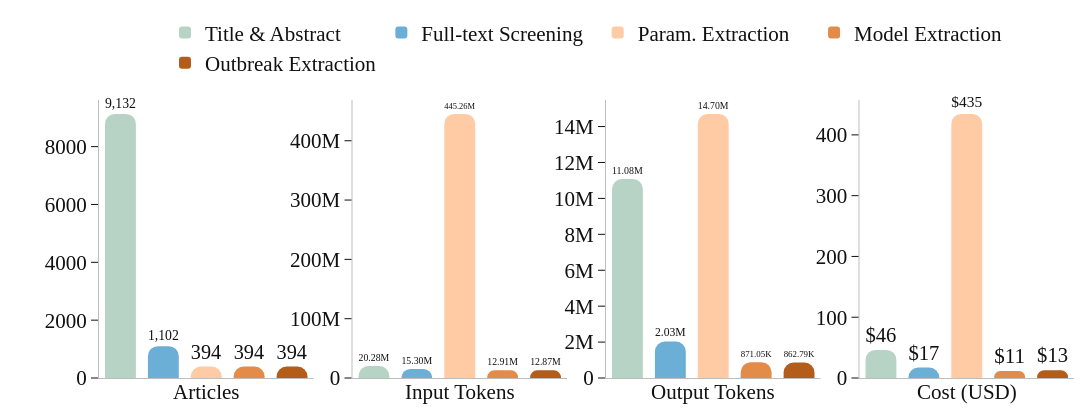

The notebook cell this image was saved under:
### Code cell
import numpy as np
import pandas as pd
import plotly.graph_objects as go
from plotly.subplots import make_subplots

FONT = "Times New Roman, Times, serif"
FONT_SIZE = 21
BG_COLOR = "white"

STAGE_COLORS = {
    "Title & Abstract Screening": "#B7D3C6",
    "Article Screening (AI Conditioned)": "#6BAED6",
    "Parameter Extraction": "#FFCBA4",
    "Model Extraction": "#E38B48",
    "Outbreak Extraction": "#B45C1A",
}
STAGE_SHORT = {
    "Title & Abstract Screening": "Title & Abstract",
    "Article Screening (AI Conditioned)": "Full-text Screening",
    "Parameter Extraction": "Param. Extraction",
    "Model Extraction": "Model Extraction",
    "Outbreak Extraction": "Outbreak Extraction",
}
STAGE_ORDER = [
    "Title & Abstract Screening",
    "Article Screening (AI Conditioned)",
    "Parameter Extraction",
    "Model Extraction",
    "Outbreak Extraction",
]

MODEL_FROM_CSV = {
    "oss": "GPT-OSS-120B (High)",
    "gpt": "GPT-5.2 (High)",
    "deepseek": "DeepSeek-V3.2",
    "kimi": "Kimi-K2.5",
    "glm": "GLM-4.7",
}

PRICE_IN = {"GPT-OSS-120B (High)": 0.039, "GPT-5.2 (High)": 1.75, "DeepSeek-V3.2": 0.28, "Kimi-K2.5": 0.6, "GLM-4.7": 0.6}
PRICE_OUT = {"GPT-OSS-120B (High)": 0.19, "GPT-5.2 (High)": 14.0, "DeepSeek-V3.2": 0.42, "Kimi-K2.5": 3.0, "GLM-4.7": 2.2}

df_tokens_usage = pd.read_csv("../data/agentslr/evals/stats/token_usage.csv")
df_tokens_usage = df_tokens_usage.groupby(["model", "stage"])[["input_tokens", "output_tokens"]].mean().reset_index()

perg_stage_articles = pd.read_csv("../data/agentslr/evals/stats/articles_passed_through_stages_perg.csv")
perg_stage_articles = perg_stage_articles[perg_stage_articles["Pathogen"] == "Average"]

n_ta = int(round(perg_stage_articles["Title & Abstract Screening"].values[0]))
n_ft = int(round(perg_stage_articles["Full-text Screening"].values[0]))
n_de = int(round(perg_stage_articles["Data Extraction"].values[0]))

articles_map = {
    "Title & Abstract Screening": float(n_ta),
    "Article Screening (AI Conditioned)": float(n_ft),
    "Parameter Extraction": float(n_de),
    "Model Extraction": float(n_de),
    "Outbreak Extraction": float(n_de),
}

df = df_tokens_usage.copy()
df["model_full"] = df["model"].map(MODEL_FROM_CSV)
df = df[df["model_full"].notna() & df["stage"].isin(STAGE_ORDER)].copy()

mult = np.array([articles_map[s] for s in df["stage"].values], dtype=float)
df["input_tokens_scaled"] = df["input_tokens"].astype(float) * mult
df["output_tokens_scaled"] = df["output_tokens"].astype(float) * mult
df["cost"] = (df["input_tokens_scaled"] / 1e6) * df["model_full"].map(PRICE_IN).astype(float) + (df["output_tokens_scaled"] / 1e6) * df["model_full"].map(PRICE_OUT).astype(float)

stage_avg = df.groupby("stage", as_index=False).agg(
    input_tokens=("input_tokens_scaled", "mean"),
    output_tokens=("output_tokens_scaled", "mean"),
    cost=("cost", "mean"),
)
stage_avg["articles"] = stage_avg["stage"].map(articles_map).astype(float)

stage_avg["stage"] = pd.Categorical(stage_avg["stage"], categories=STAGE_ORDER, ordered=True)
stage_avg = stage_avg.sort_values("stage")

stages = stage_avg["stage"].astype(str).tolist()
x = [STAGE_SHORT[s] for s in stages]
colors = [STAGE_COLORS[s] for s in stages]

y_articles = stage_avg["articles"].astype(float).values
y_in = stage_avg["input_tokens"].astype(float).values
y_out = stage_avg["output_tokens"].astype(float).values
y_cost = stage_avg["cost"].astype(float).values

def fmt_int(x):
    return f"{int(round(float(x))):,}"

def fmt_tok(x):
    x = float(x)
    if x >= 1e9:
        return f"{x/1e9:.2f}B"
    if x >= 1e6:
        return f"{x/1e6:.2f}M"
    return f"{x/1e3:.2f}K"

def fmt_cost(x):
    x = float(x)
    if x >= 1000:
        return f"${x/1000:.0f}k"
    if x >= 1:
        return f"${x:.0f}"
    if x >= 0.01:
        return f"${x:.2f}"
    return f"${x:.3f}"

fig = make_subplots(
    rows=1,
    cols=4,
    horizontal_spacing=0.04,
    # subplot_titles=("Articles", "Input Tokens", "Output Tokens", "Cost (USD)"),
)

bar_w = 0.72
textpos = "outside"

for i, (title, y, fmt) in enumerate(
    [
        ("Articles", y_articles, fmt_int),
        ("Input Tokens", y_in, fmt_tok),
        ("Output Tokens", y_out, fmt_tok),
        ("Cost (USD)", y_cost, fmt_cost),
    ],
    start=1,
):
    for xi, yi, c, st in zip(x, y, colors, stages):
        fig.add_trace(
            go.Bar(
                x=[xi],
                y=[yi],
                width=bar_w,
                marker=dict(color=c, line=dict(width=0)),
                name=STAGE_SHORT[st],
                showlegend=(i == 1),
                text=[fmt(yi)],
                textposition=textpos,
                cliponaxis=False,
                hoverinfo="skip",
            ),
            row=1,
            col=i,
        )

common_axis = dict(
    showgrid=False,
    zeroline=False,
    showline=True,
    linecolor="#BDBDBD",
    linewidth=1,
)

for c in [1, 2, 3, 4]:
    fig.update_xaxes(showticklabels=False, ticks="", showgrid=False, zeroline=False, showline=True, linecolor="#BDBDBD", linewidth=1, row=1, col=c)
    fig.update_yaxes(
        showgrid=False,
        zeroline=False,
        showline=True,
        linecolor="#BDBDBD",
        linewidth=1,
        ticks="outside",
        ticklen=7,
        tickwidth=1,
        tickcolor="#111111",
        tickfont=dict(family=FONT, size=FONT_SIZE, color="#111111"),
        row=1,
        col=c,
    )

fig.update_yaxes(title_text="", row=1, col=1)
fig.update_yaxes(title_text="", row=1, col=2)
fig.update_yaxes(title_text="", row=1, col=3)
fig.update_yaxes(title_text="", row=1, col=4)

fig.update_annotations(font=dict(family=FONT, size=FONT_SIZE, color="#111111"))

fig.update_layout(
    width=1500,
    height=420,
    margin=dict(t=70, b=42, l=55, r=18),
    font=dict(family=FONT, size=FONT_SIZE, color="#111111"),
    plot_bgcolor=BG_COLOR,
    paper_bgcolor=BG_COLOR,
    barmode="group",
    bargap=0.06,
    bargroupgap=0.02,
    barcornerradius=10,
    legend=dict(
        orientation="h",
        yanchor="bottom",
        y=1.06,
        xanchor="center",
        x=0.5,
        font=dict(family=FONT, size=FONT_SIZE, color="#111111"),
        bgcolor="rgba(255,255,255,0)",
        borderwidth=0,
        itemsizing="constant",
        traceorder="normal",
    ),
)

bottom_titles = ["Articles", "Input Tokens", "Output Tokens", "Cost (USD)"]

for i, title in enumerate(bottom_titles, start=1):
    dom = fig.layout[f"xaxis{i}"].domain
    fig.add_annotation(
        text=title,
        x=(dom[0] + dom[1]) / 2,
        y=-0.10,
        xref="paper",
        yref="paper",
        showarrow=False,
        xanchor="center",
        font=dict(family=FONT, size=FONT_SIZE, color="#111111"),
    )
fig.write_image("../assets/figures/token_articles_cost_by_stage.pdf", scale=1)
fig.show()

### Figure 1 — Plotly figure (JSON) as saved in the notebook; plotly's stock layout.template omitted (floating-point values rounded to 4 significant figures)
{"data": [{"cliponaxis": false, "hoverinfo": "skip", "marker": {"color": "#B7D3C6", "line": {"width": 0}}, "name": "Title & Abstract", "showlegend": true, "text": ["9,132"], "textposition": "outside", "type": "bar", "width": 0.72, "x": ["Title & Abstract"], "xaxis": "x", "y": [9132], "yaxis": "y"}, {"cliponaxis": false, "hoverinfo": "skip", "marker": {"color": "#6BAED6", "line": {"width": 0}}, "name": "Full-text Screening", "showlegend": true, "text": ["1,102"], "textposition": "outside", "type": "bar", "width": 0.72, "x": ["Full-text Screening"], "xaxis": "x", "y": [1102], "yaxis": "y"}, {"cliponaxis": false, "hoverinfo": "skip", "marker": {"color": "#FFCBA4", "line": {"width": 0}}, "name": "Param. Extraction", "showlegend": true, "text": ["394"], "textposition": "outside", "type": "bar", "width": 0.72, "x": ["Param. Extraction"], "xaxis": "x", "y": [394], "yaxis": "y"}, {"cliponaxis": false, "hoverinfo": "skip", "marker": {"color": "#E38B48", "line": {"width": 0}}, "name": "Model Extraction", "showlegend": true, "text": ["394"], "textposition": "outside", "type": "bar", "width": 0.72, "x": ["Model Extraction"], "xaxis": "x", "y": [394], "yaxis": "y"}, {"cliponaxis": false, "hoverinfo": "skip", "marker": {"color": "#B45C1A", "line": {"width": 0}}, "name": "Outbreak Extraction", "showlegend": true, "text": ["394"], "textposition": "outside", "type": "bar", "width": 0.72, "x": ["Outbreak Extraction"], "xaxis": "x", "y": [394], "yaxis": "y"}, {"cliponaxis": false, "hoverinfo": "skip", "marker": {"color": "#B7D3C6", "line": {"width": 0}}, "name": "Title & Abstract", "showlegend": false, "text": ["20.28M"], "textposition": "outside", "type": "bar", "width": 0.72, "x": ["Title & Abstract"], "xaxis": "x2", "y": [20280000.0], "yaxis": "y2"}, {"cliponaxis": false, "hoverinfo": "skip", "marker": {"color": "#6BAED6", "line": {"width": 0}}, "name": "Full-text Screening", "showlegend": false, "text": ["15.30M"], "textposition": "outside", "type": "bar", "width": 0.72, "x": ["Full-text Screening"], "xaxis": "x2", "y": [15300000.0], "yaxis": "y2"}, {"cliponaxis": false, "hoverinfo": "skip", "marker": {"color": "#FFCBA4", "line": {"width": 0}}, "name": "Param. Extraction", "showlegend": false, "text": ["445.26M"], "textposition": "outside", "type": "bar", "width": 0.72, "x": ["Param. Extraction"], "xaxis": "x2", "y": [445300000.0], "yaxis": "y2"}, {"cliponaxis": false, "hoverinfo": "skip", "marker": {"color": "#E38B48", "line": {"width": 0}}, "name": "Model Extraction", "showlegend": false, "text": ["12.91M"], "textposition": "outside", "type": "bar", "width": 0.72, "x": ["Model Extraction"], "xaxis": "x2", "y": [12910000.0], "yaxis": "y2"}, {"cliponaxis": false, "hoverinfo": "skip", "marker": {"color": "#B45C1A", "line": {"width": 0}}, "name": "Outbreak Extraction", "showlegend": false, "text": ["12.87M"], "textposition": "outside", "type": "bar", "width": 0.72, "x": ["Outbreak Extraction"], "xaxis": "x2", "y": [12870000.0], "yaxis": "y2"}, {"cliponaxis": false, "hoverinfo": "skip", "marker": {"color": "#B7D3C6", "line": {"width": 0}}, "name": "Title & Abstract", "showlegend": false, "text": ["11.08M"], "textposition": "outside", "type": "bar", "width": 0.72, "x": ["Title & Abstract"], "xaxis": "x3", "y": [11080000.0], "yaxis": "y3"}, {"cliponaxis": false, "hoverinfo": "skip", "marker": {"color": "#6BAED6", "line": {"width": 0}}, "name": "Full-text Screening", "showlegend": false, "text": ["2.03M"], "textposition": "outside", "type": "bar", "width": 0.72, "x": ["Full-text Screening"], "xaxis": "x3", "y": [2027000.0], "yaxis": "y3"}, {"cliponaxis": false, "hoverinfo": "skip", "marker": {"color": "#FFCBA4", "line": {"width": 0}}, "name": "Param. Extraction", "showlegend": false, "text": ["14.70M"], "textposition": "outside", "type": "bar", "width": 0.72, "x": ["Param. Extraction"], "xaxis": "x3", "y": [14700000.0], "yaxis": "y3"}, {"cliponaxis": false, "hoverinfo": "skip", "marker": {"color": "#E38B48", "line": {"width": 0}}, "name": "Model Extraction", "showlegend": false, "text": ["871.05K"], "textposition": "outside", "type": "bar", "width": 0.72, "x": ["Model Extraction"], "xaxis": "x3", "y": [871000.0], "yaxis": "y3"}, {"cliponaxis": false, "hoverinfo": "skip", "marker": {"color": "#B45C1A", "line": {"width": 0}}, "name": "Outbreak Extraction", "showlegend": false, "text": ["862.79K"], "textposition": "outside", "type": "bar", "width": 0.72, "x": ["Outbreak Extraction"], "xaxis": "x3", "y": [862800.0], "yaxis": "y3"}, {"cliponaxis": false, "hoverinfo": "skip", "marker": {"color": "#B7D3C6", "line": {"width": 0}}, "name": "Title & Abstract", "showlegend": false, "text": ["$46"], "textposition": "outside", "type": "bar", "width": 0.72, "x": ["Title & Abstract"], "xaxis": "x4", "y": [46.2], "yaxis": "y4"}, {"cliponaxis": false, "hoverinfo": "skip", "marker": {"color": "#6BAED6", "line": {"width": 0}}, "name": "Full-text Screening", "showlegend": false, "text": ["$17"], "textposition": "outside", "type": "bar", "width": 0.72, "x": ["Full-text Screening"], "xaxis": "x4", "y": [17.34], "yaxis": "y4"}, {"cliponaxis": false, "hoverinfo": "skip", "marker": {"color": "#FFCBA4", "line": {"width": 0}}, "name": "Param. Extraction", "showlegend": false, "text": ["$435"], "textposition": "outside", "type": "bar", "width": 0.72, "x": ["Param. Extraction"], "xaxis": "x4", "y": [434.5], "yaxis": "y4"}, {"cliponaxis": false, "hoverinfo": "skip", "marker": {"color": "#E38B48", "line": {"width": 0}}, "name": "Model Extraction", "showlegend": false, "text": ["$11"], "textposition": "outside", "type": "bar", "width": 0.72, "x": ["Model Extraction"], "xaxis": "x4", "y": [11.35], "yaxis": "y4"}, {"cliponaxis": false, "hoverinfo": "skip", "marker": {"color": "#B45C1A", "line": {"width": 0}}, "name": "Outbreak Extraction", "showlegend": false, "text": ["$13"], "textposition": "outside", "type": "bar", "width": 0.72, "x": ["Outbreak Extraction"], "xaxis": "x4", "y": [12.68], "yaxis": "y4"}], "layout": {"annotations": [{"font": {"color": "#111111", "family": "Times New Roman, Times, serif", "size": 21}, "showarrow": false, "text": "Articles", "x": 0.11, "xanchor": "center", "xref": "paper", "y": -0.1, "yref": "paper"}, {"font": {"color": "#111111", "family": "Times New Roman, Times, serif", "size": 21}, "showarrow": false, "text": "Input Tokens", "x": 0.37, "xanchor": "center", "xref": "paper", "y": -0.1, "yref": "paper"}, {"font": {"color": "#111111", "family": "Times New Roman, Times, serif", "size": 21}, "showarrow": false, "text": "Output Tokens", "x": 0.63, "xanchor": "center", "xref": "paper", "y": -0.1, "yref": "paper"}, {"font": {"color": "#111111", "family": "Times New Roman, Times, serif", "size": 21}, "showarrow": false, "text": "Cost (USD)", "x": 0.89, "xanchor": "center", "xref": "paper", "y": -0.1, "yref": "paper"}], "barcornerradius": 10, "bargap": 0.06, "bargroupgap": 0.02, "barmode": "group", "font": {"color": "#111111", "family": "Times New Roman, Times, serif", "size": 21}, "height": 420, "legend": {"bgcolor": "rgba(255,255,255,0)", "borderwidth": 0, "font": {"color": "#111111", "family": "Times New Roman, Times, serif", "size": 21}, "itemsizing": "constant", "orientation": "h", "traceorder": "normal", "x": 0.5, "xanchor": "center", "y": 1.06, "yanchor": "bottom"}, "margin": {"b": 42, "l": 55, "r": 18, "t": 70}, "paper_bgcolor": "white", "plot_bgcolor": "white", "width": 1500, "xaxis": {"anchor": "y", "domain": [0, 0.22], "linecolor": "#BDBDBD", "linewidth": 1, "showgrid": false, "showline": true, "showticklabels": false, "ticks": "", "zeroline": false}, "xaxis2": {"anchor": "y2", "domain": [0.26, 0.48], "linecolor": "#BDBDBD", "linewidth": 1, "showgrid": false, "showline": true, "showticklabels": false, "ticks": "", "zeroline": false}, "xaxis3": {"anchor": "y3", "domain": [0.52, 0.74], "linecolor": "#BDBDBD", "linewidth": 1, "showgrid": false, "showline": true, "showticklabels": false, "ticks": "", "zeroline": false}, "xaxis4": {"anchor": "y4", "domain": [0.78, 1], "linecolor": "#BDBDBD", "linewidth": 1, "showgrid": false, "showline": true, "showticklabels": false, "ticks": "", "zeroline": false}, "yaxis": {"anchor": "x", "domain": [0, 1], "linecolor": "#BDBDBD", "linewidth": 1, "showgrid": false, "showline": true, "tickcolor": "#111111", "tickfont": {"color": "#111111", "family": "Times New Roman, Times, serif", "size": 21}, "ticklen": 7, "ticks": "outside", "tickwidth": 1, "title": {"text": ""}, "zeroline": false}, "yaxis2": {"anchor": "x2", "domain": [0, 1], "linecolor": "#BDBDBD", "linewidth": 1, "showgrid": false, "showline": true, "tickcolor": "#111111", "tickfont": {"color": "#111111", "family": "Times New Roman, Times, serif", "size": 21}, "ticklen": 7, "ticks": "outside", "tickwidth": 1, "title": {"text": ""}, "zeroline": false}, "yaxis3": {"anchor": "x3", "domain": [0, 1], "linecolor": "#BDBDBD", "linewidth": 1, "showgrid": false, "showline": true, "tickcolor": "#111111", "tickfont": {"color": "#111111", "family": "Times New Roman, Times, serif", "size": 21}, "ticklen": 7, "ticks": "outside", "tickwidth": 1, "title": {"text": ""}, "zeroline": false}, "yaxis4": {"anchor": "x4", "domain": [0, 1], "linecolor": "#BDBDBD", "linewidth": 1, "showgrid": false, "showline": true, "tickcolor": "#111111", "tickfont": {"color": "#111111", "family": "Times New Roman, Times, serif", "size": 21}, "ticklen": 7, "ticks": "outside", "tickwidth": 1, "title": {"text": ""}, "zeroline": false}}}
